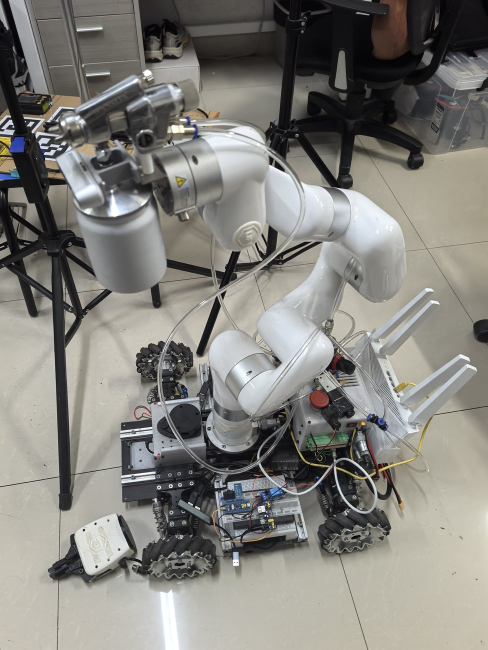
#> input picture docs/images/robot.jpg, 975 x 1300 px (shown at 1/2 size)
$ python prepare_english_media.py
#> lines starting #> are read from the running program, lines starting #| are printed output that depends on the picture
### tools/prepare_media.py
"""Rebuild portfolio images and previews from local original materials.

Requires Pillow, OpenCV and numpy; videos stay local in release-assets/.
"""
from pathlib import Path
import json
import cv2
from PIL import Image, ImageOps, ImageDraw, ImageFont

ROOT = Path(__file__).resolve().parents[1]
IMAGES = ROOT / 'docs/images'
PREVIEWS = ROOT / 'docs/previews'
TMP = ROOT / 'tmp'
FONT = Path('C:/Windows/Fonts/msyh.ttc')


def font(size):
    return ImageFont.truetype(str(FONT), size)


def fit(path, size):
    with Image.open(path) as src:
        image = ImageOps.exif_transpose(src).convert('RGB')
        return ImageOps.contain(image, size, Image.Resampling.LANCZOS)


# [72 lines left out: function build, not called in this run]


# [2 lines that do not run on import are left out]

### tools/draw_diagrams.py
"""Generate editable SVG and PNG control/system diagrams (Pillow required)."""
from pathlib import Path
from html import escape
from PIL import Image, ImageDraw, ImageFont

ROOT = Path(__file__).resolve().parents[1]
OUT = ROOT/'docs/images'
FONT = 'C:/Windows/Fonts/msyh.ttc'


class Diagram:
    def __init__(self, title, subtitle):
        self.image = Image.new('RGB', (1440, 900), '#f5f8fc')
        self.draw = ImageDraw.Draw(self.image)
        self.svg = ['<svg xmlns="http://www.w3.org/2000/svg" width="1440" height="900" viewBox="0 0 1440 900">',
                    '<rect width="1440" height="900" fill="#f5f8fc"/>']
        self.text(45,30,title,36,'#142d44')
        self.text(46,90,subtitle,20,'#51667a')

    def text(self,x,y,value,size=23,color='#142d44'):
        self.draw.text((x,y),value,font=ImageFont.truetype(FONT,size),fill=color)
        self.svg.append(f'<text x="{x}" y="{y+size}" fill="{color}" font-size="{size}" font-family="Microsoft YaHei,Noto Sans CJK SC,sans-serif">{escape(value)}</text>')

    # [6 lines left out: function box, not called in this run]

    def arrow(self,points,color='#2276ad'):
        self.draw.line(points,fill=color,width=4)
        self.svg.append('<polyline points="'+' '.join(f'{x},{y}' for x,y in points)+f'" fill="none" stroke="{color}" stroke-width="4"/>')
        x,y=points[-1]; px,py=points[-2]
        if x==px:
            a=[(x,y),(x-8,y-13 if y>py else y+13),(x+8,y-13 if y>py else y+13)]
        else:
            a=[(x,y),(x-13 if x>px else x+13,y-8),(x-13 if x>px else x+13,y+8)]
        self.draw.polygon(a,fill=color)
        self.svg.append('<polygon points="'+' '.join(f'{x},{y}' for x,y in a)+f'" fill="{color}"/>')

    def save(self,name):
        OUT.mkdir(parents=True,exist_ok=True)
        self.image.save(OUT/f'{name}.png')
        (OUT/f'{name}.svg').write_text('\n'.join(self.svg+['</svg>']),encoding='utf-8')


# [41 lines left out: function build, not called in this run]


# [2 lines that do not run on import are left out]

### tools/prepare_english_media.py
"""English presentation graphics and preview captions, preserving source footage.

Run after prepare_media.py. Requires Pillow; editable diagrams reuse draw_diagrams.
"""
from pathlib import Path
from PIL import Image, ImageDraw, ImageFont, ImageSequence
from draw_diagrams import Diagram
from prepare_media import fit

ROOT=Path(__file__).resolve().parents[1]
IMAGES=ROOT/'docs/images'
PREVIEWS=ROOT/'docs/previews'
FONT='C:/Windows/Fonts/segoeui.ttf'
BOLD='C:/Windows/Fonts/segoeuib.ttf'


def font(size,bold=False):
    return ImageFont.truetype(BOLD if bold else FONT,size)


class EnglishDiagram(Diagram):
    def text(self,x,y,value,size=23,color='#142d44'):
        from html import escape
        self.draw.text((x,y),value,font=font(size),fill=color)
        self.svg.append(f'<text x="{x}" y="{y+size}" fill="{color}" font-size="{size}" font-family="Segoe UI,Arial,sans-serif">{escape(value)}</text>')

    def box(self,xy,lines,color='#e4eff8'):
        x0,y0,x1,y1=xy
        self.draw.rounded_rectangle(xy,radius=12,fill=color,outline='#b6ccdf',width=2)
        self.svg.append(f'<rect x="{x0}" y="{y0}" width="{x1-x0}" height="{y1-y0}" rx="12" fill="{color}" stroke="#b6ccdf" stroke-width="2"/>')
        for i,line in enumerate(lines):
            size=23 if i==0 else 19
            while self.draw.textlength(line,font=font(size))>x1-x0-36:
                size-=1
            assert size>=15,f'Text too long for box: {line}'
            self.text(x0+18,y0+18+i*34,line,size)


def overview():
    board=Image.new('RGB',(1440,1000),'#101c2a')
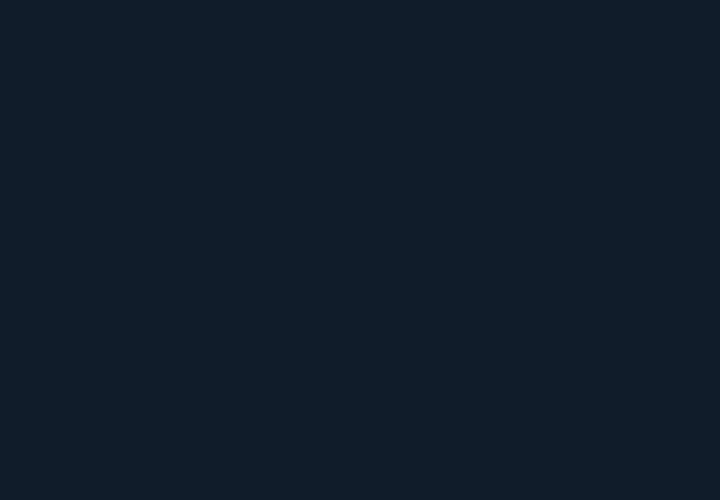
#> board: PIL image 1440x1000 RGB (shown at 1/2 size); mean R, G, B 16, 28, 42
    draw=ImageDraw.Draw(board)
    draw.text((46,30),'Pipe-Gallery Spray-Painting Robot',font=font(46,True),fill='#f2f7fc')
    draw.text((48,96),'Mobile base  |  Six-axis arm  |  Custom spray system  |  Visual path planning',font=font(25),fill='#79d4db')
    cards=[('robot.jpg','Robot integration',(40,160,890,950)),
           ('end-effector.png','Spray gun + camera assembly',(920,160,1400,525)),
           ('controller.jpg','Custom spray control platform',(920,555,1400,950))]
    for file,label,(x0,y0,x1,y1) in cards:
        draw.rounded_rectangle((x0,y0,x1,y1),radius=16,fill='#203043')
        draw.text((x0+20,y0+15),label,font=font(24,True),fill='white')
        im=fit(IMAGES/file,(x1-x0-26,y1-y0-80))
#> in fit, src is the input picture: PIL image 975x1300 RGB; mean R, G, B 130.8, 129.4, 124
#> in fit, `return ImageOps.contain(image, size, Image.Resampling.LANCZOS)`:
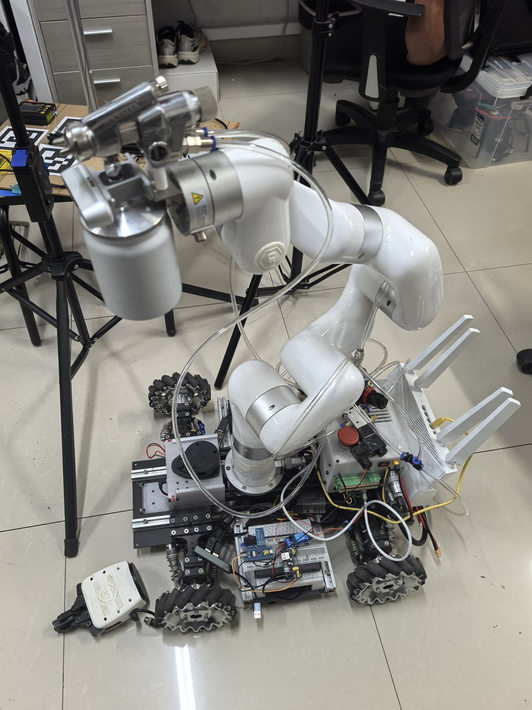
#> returned value: PIL image 532x710 RGB; mean R, G, B 130.8, 129.4, 124
        board.paste(im,(x0+(x1-x0-im.width)//2,y0+65+(y1-y0-80-im.height)//2))
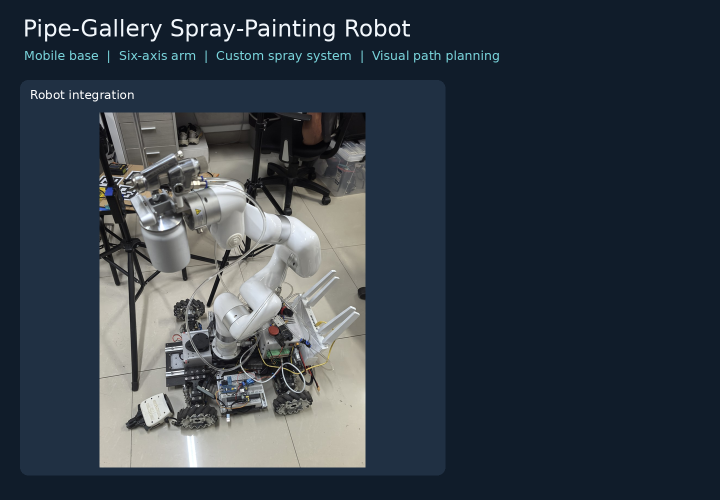
#> board: PIL image 1440x1000 RGB (shown at 1/2 size); mean R, G, B 51.1, 60.6, 70.5
#> pass 2 of the loop in overview, `for file,label,(x0,y0,x1,y1) in cards:`:
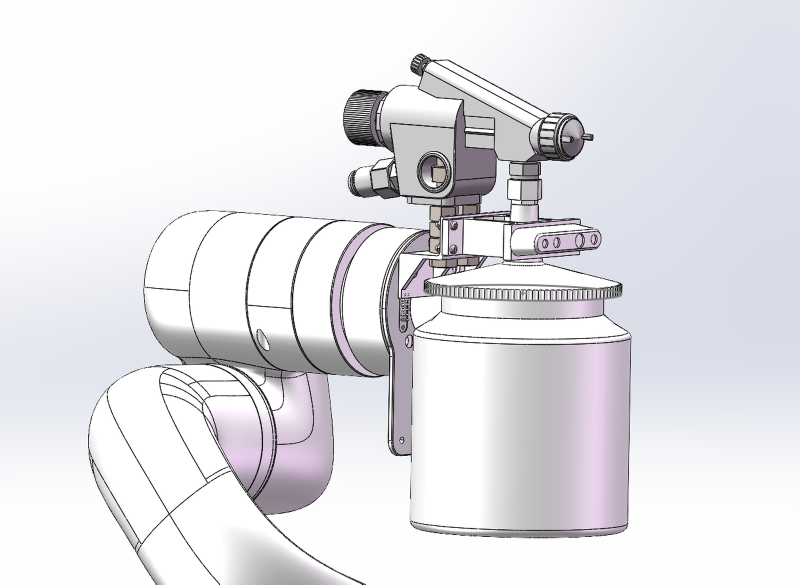
#> input picture docs/images/end-effector.png, 1600 x 1169 px (shown at 1/2 size)
#> in fit, src is the input picture: PIL image 1600x1169 RGB; mean R, G, B 228.3, 227.9, 231.9
#> in fit (call 2), `return ImageOps.contain(image, size, Image.Resampling.LANCZOS)`:
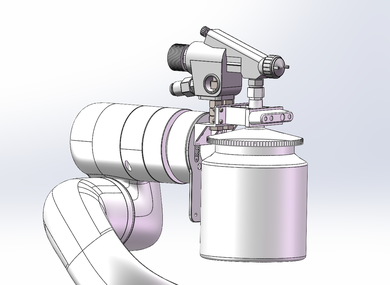
#> returned value: PIL image 390x285 RGB; mean R, G, B 228, 227.7, 231.6
#> in overview, `board.paste(im,(x0+(x1-x0-im.width)//2,y0+65+(y1-y0-80-im.height)//2))`:
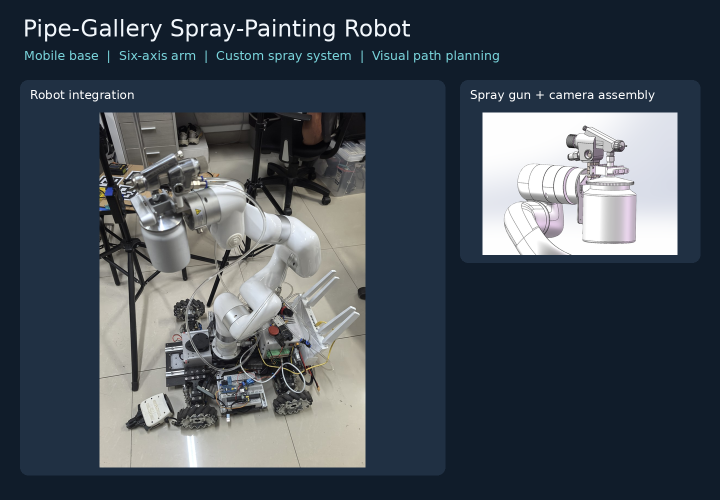
#> board: PIL image 1440x1000 RGB (shown at 1/2 size); mean R, G, B 68.5, 77.2, 86.4
#> pass 3 of the loop in overview, `for file,label,(x0,y0,x1,y1) in cards:`:
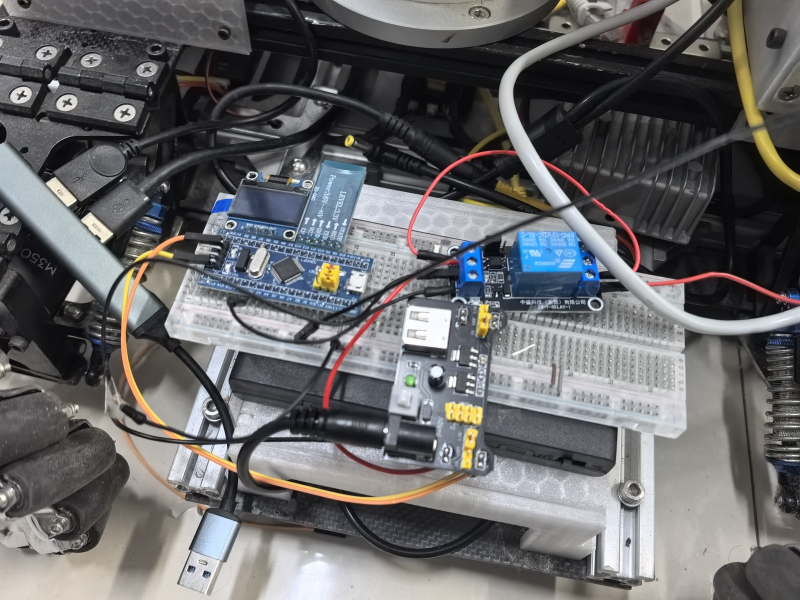
#> input picture docs/images/controller.jpg, 1600 x 1200 px (shown at 1/2 size)
#> in fit, src is the input picture: PIL image 1600x1200 RGB; mean R, G, B 103, 102.8, 104
#> in fit (call 3), `return ImageOps.contain(image, size, Image.Resampling.LANCZOS)`:
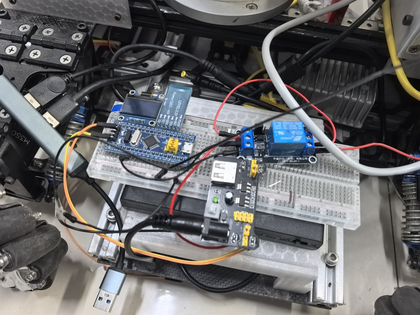
#> returned value: PIL image 420x315 RGB; mean R, G, B 103, 102.8, 104
#> in overview, `board.paste(im,(x0+(x1-x0-im.width)//2,y0+65+(y1-y0-80-im.height)//2))`:
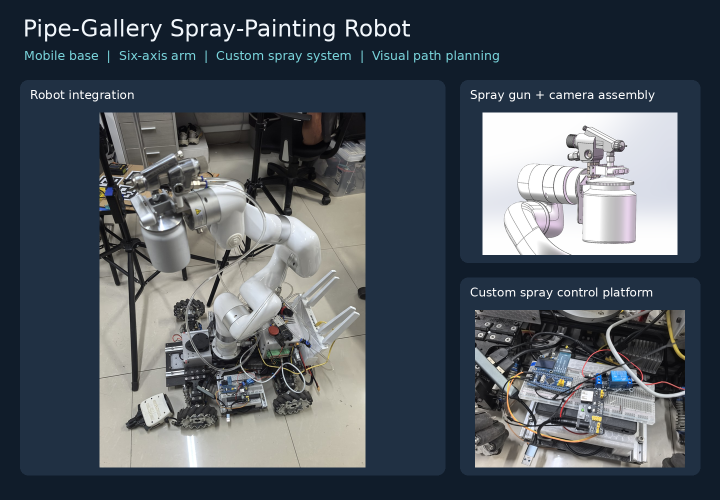
#> board: PIL image 1440x1000 RGB (shown at 1/2 size); mean R, G, B 77.4, 85.1, 93.4
    board.save(IMAGES/'project-overview-en.jpg',quality=90)


def architecture():
    d=EnglishDiagram('Robot System and Painting Workflow',
        'Position the base > Select a region > Plan and preview > Execute the arm path; keep the base stationary')
#> in __init__, `self.image = Image.new('RGB', (1440, 900), '#f5f8fc')`:
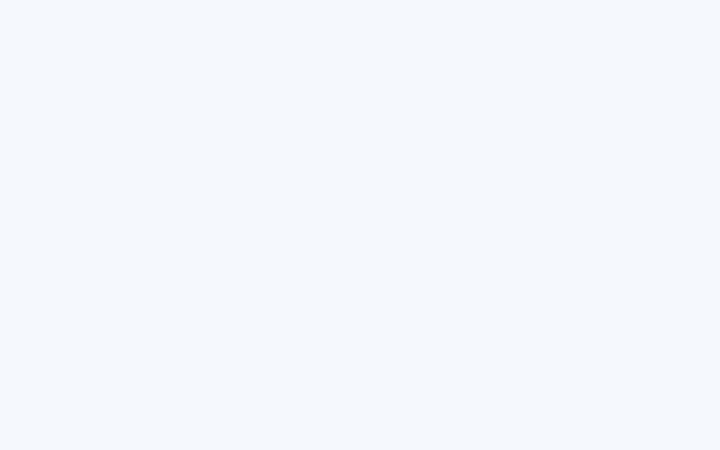
#> self.image: PIL image 1440x900 RGB (shown at 1/2 size); mean R, G, B 245, 248, 252
    d.box((45,190,350,320),['Operator / desktop app','v1.0: serial robot control','v2.0: visual painting app'])
    d.box((490,190,875,320),['Vision and path planning','RealSense depth data','Selection, projection, raster path'])
    d.box((1010,190,1390,320),['UFACTORY xArm6','Ethernet / xArm SDK','Execute the planned arm path'])
    d.arrow([(350,250),(490,250)])
#> in arrow, `x, y = points[-1]`: x = 490; y = 250
#> in arrow, `px, py = points[-2]`: px = 350; py = 250
#> in arrow, `a=[(x,y),(x-13 if x>px else x+13,y-8),(x-13 if x>px else x+13,y+8)]`: a = [(490, 250), (477, 242), (477, 258)]
    d.arrow([(875,250),(1010,250)])
    d.box((45,455,350,585),['Mecanum-wheel base','Remote positioning','Stationary during painting'])
    d.box((490,455,875,585),['Custom spray system','STM32, relay, solenoid valve','Bluetooth switching + OLED'])
    d.box((1010,455,1390,585),['Spray gun / camera assembly','Custom mounts and brackets','Pneumatic circuit and paint supply'])
    d.arrow([(200,320),(200,455)])
    d.arrow([(875,520),(1010,520)],'#26826c')
    d.arrow([(1200,320),(1200,455)],'#26826c')
    d.text(45,690,'Physical demonstrations',27)
    d.text(45,740,'Positioning, path execution, and spray painting on planar test pieces.',24)
    d.text(45,782,'The spray gun is switched through a separate remote control.',22)
    d.text(45,837,'Target: pipe exterior maintenance. Curved-pipe following and quantitative coating quality remain unverified.',20,'#51667a')
    d.save('system-architecture-en')
#> in save, `self.image.save(OUT/f'{name}.png')`:
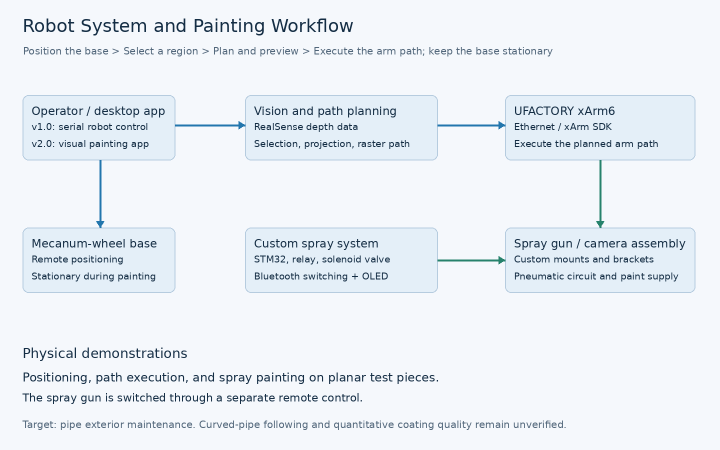
#> saved as system-architecture-en.png: PIL image 1440x900 RGB (shown at 1/2 size); mean R, G, B 233.7, 239.3, 245


def electrical():
    d=EnglishDiagram('Spray-Gun Electrical Control',
        'Reconstructed from the project description | Functional signal and power paths | Not a wiring diagram')
    d.box((45,190,285,305),['Mobile control','Original Bluetooth app'])
    d.box((365,190,625,305),['Bluetooth module','Model and interface','not retained'])
    d.box((365,395,625,525),['STM32F103RCT6','Control signal output','Low-current control'])
    d.box((45,395,285,525),['OLED display','Status indication','Model not retained'])
    d.box((745,395,1005,525),['Relay module','Control / contact sides','Driver details not shown'])
    d.box((745,190,1005,305),['Valve power supply','Voltage and rated current','require confirmation'],'#fcebdc')
    d.box((1110,395,1390,525),['Solenoid valve','Switched by relay contacts','Power circuit on / off'],'#fcebdc')
    d.box((1110,640,1390,755),['Spray control air','Valve opens / closes','See pneumatic diagram'],'#dff1eb')
    d.arrow([(285,248),(365,248)])
    d.arrow([(495,305),(495,395)])
    d.arrow([(365,460),(285,460)])
    d.arrow([(625,460),(745,460)])
    d.text(645,418,'Signal',18)
    d.arrow([(875,305),(875,395)],'#bc6a27')
    d.arrow([(1005,495),(1110,495)],'#bc6a27')
    d.text(1018,552,'Relay-switched power',18,'#9a5420')
    d.arrow([(1250,525),(1250,640)],'#26826c')
    d.text(45,640,'Control notes',25)
    d.text(45,685,'Bluetooth and OLED were added later; the desktop app controls arm motion.',21)
    d.text(45,725,'Spray switching uses a separate remote control, without automatic desktop linkage.',21)
    d.text(45,810,'Pin assignments, voltage, protection components, and grounding details are not inferred.',20,'#51667a')
    d.text(45,845,'Actual wiring must follow the hardware and component documentation.',20,'#51667a')
    d.save('electrical-control-en')
#> call 2 of save, with name = 'electrical-control-en'
#> in save (call 2), `self.image.save(OUT/f'{name}.png')`:
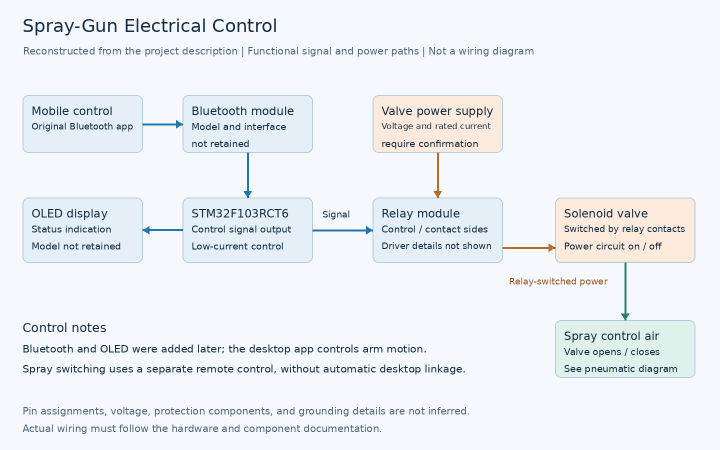
#> saved as electrical-control-en.png: PIL image 1440x900 RGB (shown at 1/2 size); mean R, G, B 235.2, 239.4, 243.5


def pneumatic():
    d=EnglishDiagram('Spray System Pneumatic Circuit',
        'English rendering of the original project diagram | Air, control, and paint paths')
    d.box((45,180,335,300),['Air compressor','Compressed air source'])
    d.box((440,180,685,300),['Tee fitting','Two air branches'])
    d.box((800,180,1100,300),['Pressure regulator','Atomization air branch'])
    d.box((800,420,1100,540),['Solenoid valve','Spray control air branch'])
    d.box((1190,300,1395,465),['Spray gun','Atomization air','Control air','Paint inlet'])
    d.box((440,650,730,770),['Paint pressure tank','Paint supply'])
    d.box((800,650,1100,770),['Control system','Electrical valve command'])
    d.arrow([(335,240),(440,240)])
    d.arrow([(685,240),(800,240)])
    d.arrow([(560,300),(560,480),(800,480)])
    d.arrow([(1100,240),(1290,240),(1290,300)])
    d.text(1123,195,'Atomization air',19)
    d.arrow([(1100,480),(1150,480),(1150,395),(1190,395)])
    d.text(1115,511,'Control air',19)
    d.arrow([(950,650),(950,540)],'#bc6a27')
    d.text(972,580,'Electrical control',19,'#9a5420')
    d.arrow([(585,770),(585,790),(1340,790),(1340,465)],'#26826c')
    d.text(1125,799,'Paint supply',19,'#26826c')
    d.text(45,835,'Connections follow the original schematic; component ratings and operating settings were not provided.',20,'#51667a')
    d.save('pneumatic-en')
#> call 3 of save, with name = 'pneumatic-en'
#> in save (call 3), `self.image.save(OUT/f'{name}.png')`:
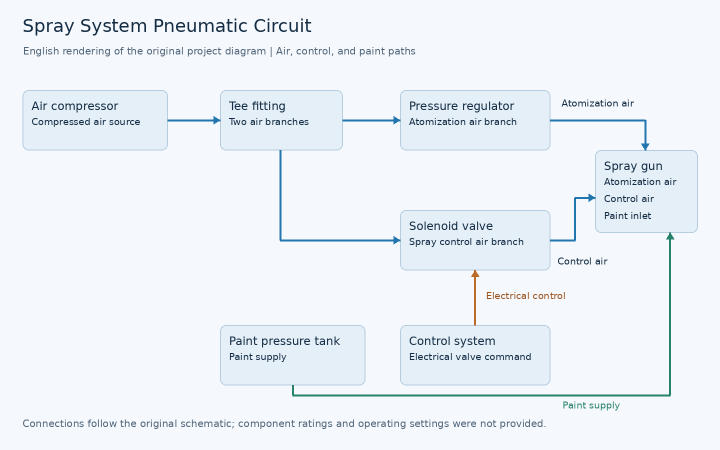
#> saved as pneumatic-en.png: PIL image 1440x900 RGB (shown at 1/2 size); mean R, G, B 236.1, 241.5, 246.9


def previews():
    for stem in ('client','painting','positioning','bluetooth'):
        frames=[]
#> (the run stopped early here; a loop or call above may not have finished)
